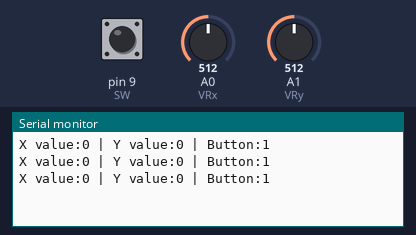
The sketch below on a simulated Arduino Uno, built with avr-gcc and run on an emulated ATmega328P. Parts: the last lines printed to the serial monitor. The inputs (shaded band) are chosen by the test bench; at power-on: A0 (VRx) = 512, A1 (VRy) = 512, pin 9 (SW) HIGH.

Above: at 1.3 s.
1.4 s: A0 (VRx) set to 716
At 1.9 s:
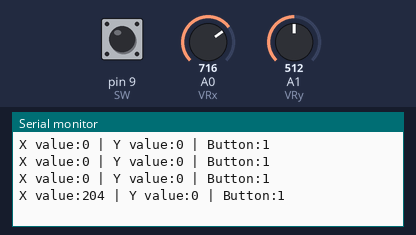
2.9 s: A1 (VRy) set to 716
At 3.3 s:
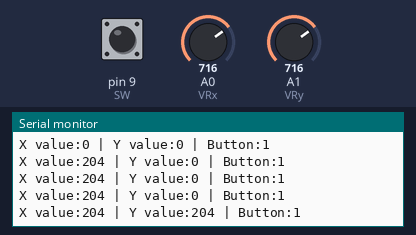
4.4 s: pin 9 (SW) pulled LOW for 0.6 s
At 4.9 s:
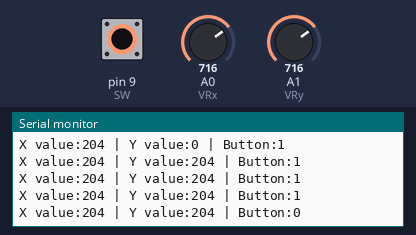
6.5 s: A0 (VRx) set to 900
At 6.9 s:
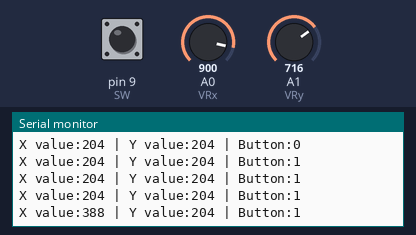
8.0 s: pin 9 (SW) pulled LOW for 1 s
At 8.4 s:
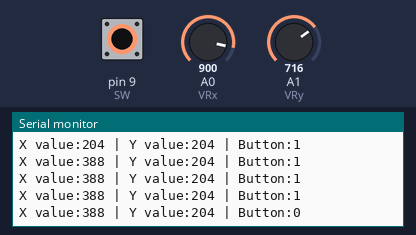
10.5 s: A1 (VRy) set to 900
At 10.9 s:
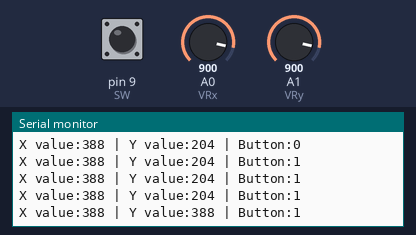
Timing chart, 0 to 13.0 s (numbered marks = the images above; inputs shaded):
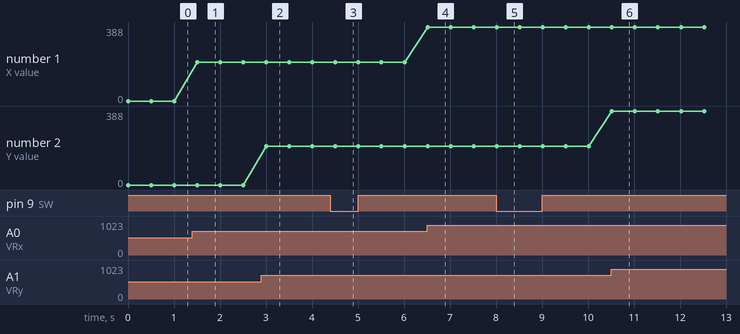

Measured:
- after the input at 1.4 s, the serial monitor: prints a new line after 0.10 s (image 1)
- after the input at 2.9 s, the serial monitor: prints a new line after 0.11 s (image 2)
- after the input at 4.4 s, the serial monitor: prints a new line after 0.11 s (image 3)
- after the input at 6.5 s, the serial monitor: prints a new line at once (image 4)
- after the input at 8.0 s, the serial monitor: prints a new line at once (image 5)
- after the input at 10.5 s, the serial monitor: prints a new line at once (image 6)
- plotted number 1: 0 → 204 after the input at 1.4 s, 204 → 388 after the input at 6.5 s

The sketch:

Workshop_Day3_Joystick.ino
```cpp
int VRx = A0;
int VRy = A1;
int SW = 9;

//Variables to help map values
int xPosition = 0;
int yPosition = 0;
int SW_State = 0;
int mapX = 0;
int mapY = 0;

void setup() {
  Serial.begin(9600);
  pinMode(VRx, INPUT);
  pinMode(VRy, INPUT);
  pinMode(SW, INPUT_PULLUP);
}

void loop() {
  //Reading X and Y positions
  xPosition = analogRead(A0);
  yPosition = analogRead(A1);
  SW_State = digitalRead(SW);

  //Call map function
  mapX = map(xPosition, 0, 1023, -512, 512);
  mapY = map(yPosition, 0, 1023, -512, 512);

  Serial.print("X value:");
  Serial.print(mapX);

  Serial.print(" | Y value:");
  Serial.print(mapY);

  Serial.print(" | Button:");
  Serial.print(SW_State);

  Serial.println();
  delay(500);
}
```
